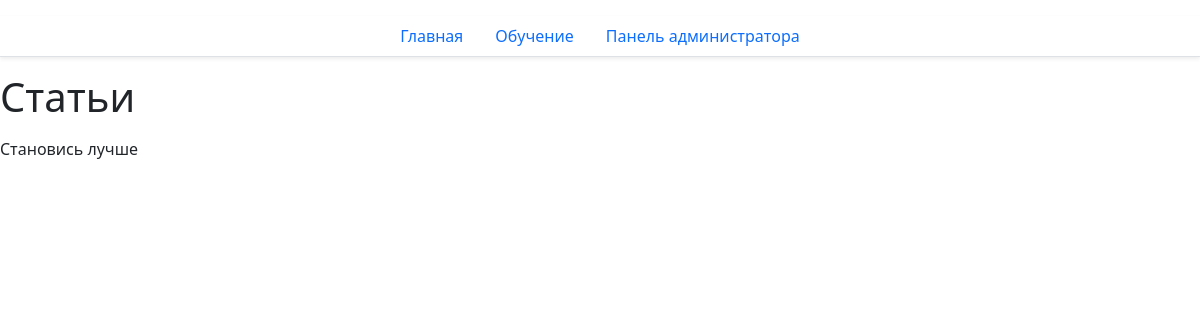
The app's page /site/articles/, older data.
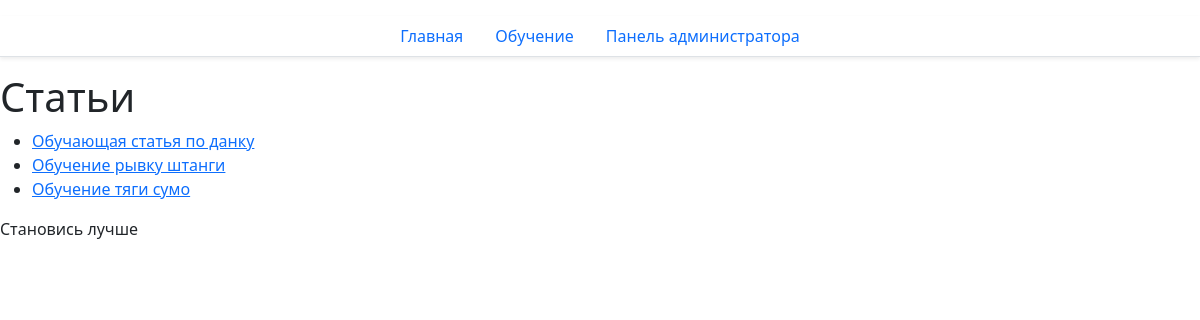
The same page, newer data.
### site_app/models.py (models this page shows, shortened)
class Product(models.Model):
    name = models.CharField(max_length=100, verbose_name="Название")
    description = models.TextField(verbose_name="Описание")
    category = models.ManyToManyField(
        to=Category,
        related_name="products",
        verbose_name="Категории"
    )
    author = models.ForeignKey(
        to=UserModel,
        on_delete=models.CASCADE,
        verbose_name="Автор"
    )
    class Meta:
        verbose_name_plural = 'Статьи'
        ordering = ["pk"]
    class Сomplexity(models.TextChoices):
        EASY = 'easy', 'Легкий',
        MEDIUM = 'medium', 'Средний',
        HARD = 'hard', 'Сложный',
    complexity = models.CharField(
        max_length=10,
        choices=Сomplexity.choices,
        default=Сomplexity.EASY,
        verbose_name="Сложность"
    )
    created_at = models.DateTimeField(auto_now_add=True)
    updated_at = models.DateTimeField(auto_now=True)

### site_app/views.py (the view)
# urls.py: path("articles/", ArticleList.as_view(), name="ListArticle"),
class ArticleList(ListView):
    model = Product
    template_name = "site_app/article.html"
    context_object_name = "articles"

### site_app/templates/site_app/article.html (shortened to what this page needs)
{% extends 'site_app/base.html' %}
{% block body %}
<h1>Статьи</h1>
<ul>
 {% for article in articles %}
     <li><a href="{% url 'site_app:article-detail' pk=article.pk %}"
     >{{ article.name }}</a></li>
 {% endfor %}
</ul>
{% endblock %}

Row changes from the older to the newer data that the page shows:
now on this page (row edited): Product: name "Обучающая статья по данку"
now on this page (row edited): Product: name "Обучение рывку штанги"
now on this page (row edited): Product: name "Обучение тяги сумо"
